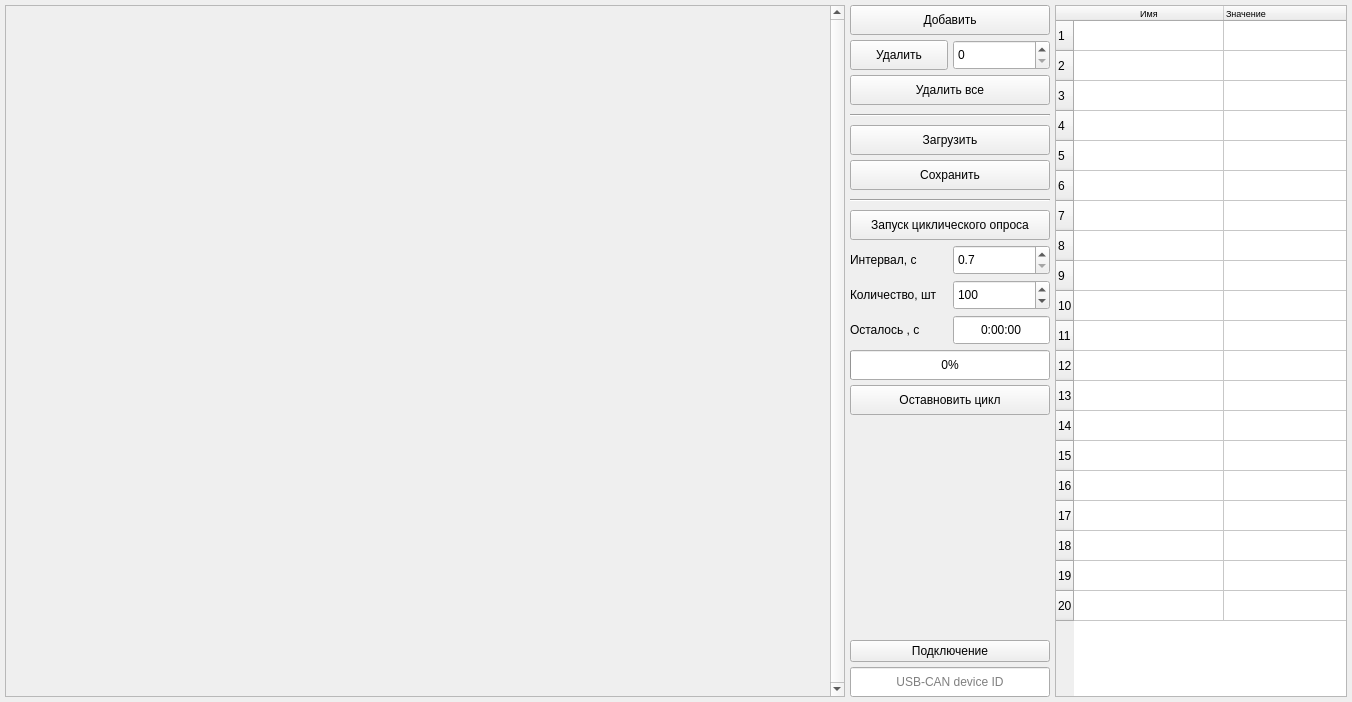
<?xml version="1.0" encoding="UTF-8"?>
<ui version="4.0">
 <class>Form</class>
 <widget class="QWidget" name="Form">
  <property name="geometry">
   <rect>
    <x>0</x>
    <y>0</y>
    <width>1352</width>
    <height>702</height>
   </rect>
  </property>
  <property name="windowTitle">
   <string>Form</string>
  </property>
  <layout class="QGridLayout" name="gridLayout" columnstretch="0,0,1" columnminimumwidth="0,0,1">
   <property name="leftMargin">
    <number>5</number>
   </property>
   <property name="topMargin">
    <number>5</number>
   </property>
   <property name="rightMargin">
    <number>5</number>
   </property>
   <property name="bottomMargin">
    <number>5</number>
   </property>
   <property name="spacing">
    <number>5</number>
   </property>
   <item row="0" column="0">
    <widget class="QScrollArea" name="scrollArea">
     <property name="enabled">
      <bool>true</bool>
     </property>
     <property name="sizePolicy">
      <sizepolicy hsizetype="Fixed" vsizetype="Expanding">
       <horstretch>0</horstretch>
       <verstretch>0</verstretch>
      </sizepolicy>
     </property>
     <property name="minimumSize">
      <size>
       <width>840</width>
       <height>550</height>
      </size>
     </property>
     <property name="frameShadow">
      <enum>QFrame::Sunken</enum>
     </property>
     <property name="lineWidth">
      <number>1</number>
     </property>
     <property name="verticalScrollBarPolicy">
      <enum>Qt::ScrollBarAlwaysOn</enum>
     </property>
     <property name="horizontalScrollBarPolicy">
      <enum>Qt::ScrollBarAlwaysOff</enum>
     </property>
     <property name="widgetResizable">
      <bool>true</bool>
     </property>
     <property name="alignment">
      <set>Qt::AlignLeading|Qt::AlignLeft|Qt::AlignTop</set>
     </property>
     <widget class="QWidget" name="unitsSArea">
      <property name="geometry">
       <rect>
        <x>0</x>
        <y>0</y>
        <width>821</width>
        <height>690</height>
       </rect>
      </property>
     </widget>
    </widget>
   </item>
   <item row="0" column="1">
    <layout class="QGridLayout" name="gridLayout_2">
     <property name="leftMargin">
      <number>0</number>
     </property>
     <property name="topMargin">
      <number>0</number>
     </property>
     <property name="rightMargin">
      <number>0</number>
     </property>
     <property name="bottomMargin">
      <number>0</number>
     </property>
     <property name="spacing">
      <number>5</number>
     </property>
     <item row="1" column="1">
      <widget class="QSpinBox" name="dltUnitNumSBox">
       <property name="sizePolicy">
        <sizepolicy hsizetype="Expanding" vsizetype="Fixed">
         <horstretch>0</horstretch>
         <verstretch>0</verstretch>
        </sizepolicy>
       </property>
       <property name="minimumSize">
        <size>
         <width>0</width>
         <height>30</height>
        </size>
       </property>
      </widget>
     </item>
     <item row="2" column="0" colspan="2">
      <widget class="QPushButton" name="dltAllUnitsPButt">
       <property name="sizePolicy">
        <sizepolicy hsizetype="Expanding" vsizetype="Fixed">
         <horstretch>0</horstretch>
         <verstretch>0</verstretch>
        </sizepolicy>
       </property>
       <property name="minimumSize">
        <size>
         <width>130</width>
         <height>30</height>
        </size>
       </property>
       <property name="text">
        <string>Удалить все</string>
       </property>
      </widget>
     </item>
     <item row="5" column="0" colspan="2">
      <widget class="QPushButton" name="saveCfgPButt">
       <property name="sizePolicy">
        <sizepolicy hsizetype="Expanding" vsizetype="Fixed">
         <horstretch>0</horstretch>
         <verstretch>0</verstretch>
        </sizepolicy>
       </property>
       <property name="minimumSize">
        <size>
         <width>130</width>
         <height>30</height>
        </size>
       </property>
       <property name="text">
        <string>Сохранить</string>
       </property>
      </widget>
     </item>
     <item row="3" column="0" colspan="2">
      <widget class="Line" name="line_9">
       <property name="minimumSize">
        <size>
         <width>0</width>
         <height>10</height>
        </size>
       </property>
       <property name="orientation">
        <enum>Qt::Horizontal</enum>
       </property>
      </widget>
     </item>
     <item row="1" column="0">
      <widget class="QPushButton" name="dltUnitPButt">
       <property name="sizePolicy">
        <sizepolicy hsizetype="Expanding" vsizetype="Fixed">
         <horstretch>0</horstretch>
         <verstretch>0</verstretch>
        </sizepolicy>
       </property>
       <property name="minimumSize">
        <size>
         <width>60</width>
         <height>30</height>
        </size>
       </property>
       <property name="text">
        <string>Удалить</string>
       </property>
      </widget>
     </item>
     <item row="0" column="0" colspan="2">
      <widget class="QPushButton" name="addUnitPButton">
       <property name="sizePolicy">
        <sizepolicy hsizetype="Expanding" vsizetype="Fixed">
         <horstretch>0</horstretch>
         <verstretch>0</verstretch>
        </sizepolicy>
       </property>
       <property name="minimumSize">
        <size>
         <width>200</width>
         <height>30</height>
        </size>
       </property>
       <property name="text">
        <string>Добавить</string>
       </property>
      </widget>
     </item>
     <item row="15" column="0" colspan="2">
      <spacer name="VSpacer">
       <property name="orientation">
        <enum>Qt::Vertical</enum>
       </property>
       <property name="sizeHint" stdset="0">
        <size>
         <width>190</width>
         <height>13</height>
        </size>
       </property>
      </spacer>
     </item>
     <item row="4" column="0" colspan="2">
      <widget class="QPushButton" name="loadCfgPButt">
       <property name="sizePolicy">
        <sizepolicy hsizetype="Expanding" vsizetype="Fixed">
         <horstretch>0</horstretch>
         <verstretch>0</verstretch>
        </sizepolicy>
       </property>
       <property name="minimumSize">
        <size>
         <width>130</width>
         <height>30</height>
        </size>
       </property>
       <property name="text">
        <string>Загрузить</string>
       </property>
      </widget>
     </item>
     <item row="8" column="0" colspan="2">
      <widget class="QPushButton" name="cycleStartPButton">
       <property name="minimumSize">
        <size>
         <width>0</width>
         <height>30</height>
        </size>
       </property>
       <property name="text">
        <string>Запуск циклического опроса</string>
       </property>
      </widget>
     </item>
     <item row="6" column="0" colspan="2">
      <widget class="Line" name="line_10">
       <property name="minimumSize">
        <size>
         <width>0</width>
         <height>10</height>
        </size>
       </property>
       <property name="orientation">
        <enum>Qt::Horizontal</enum>
       </property>
      </widget>
     </item>
     <item row="12" column="1">
      <widget class="QTimeEdit" name="cycleElapsedTimeEdit">
       <property name="minimumSize">
        <size>
         <width>0</width>
         <height>30</height>
        </size>
       </property>
       <property name="alignment">
        <set>Qt::AlignCenter</set>
       </property>
       <property name="buttonSymbols">
        <enum>QAbstractSpinBox::NoButtons</enum>
       </property>
       <property name="displayFormat">
        <string>H:mm:ss</string>
       </property>
      </widget>
     </item>
     <item row="10" column="1">
      <widget class="QDoubleSpinBox" name="cycleIntervalSBox_3">
       <property name="minimumSize">
        <size>
         <width>0</width>
         <height>30</height>
        </size>
       </property>
       <property name="decimals">
        <number>1</number>
       </property>
       <property name="minimum">
        <double>0.700000000000000</double>
       </property>
       <property name="maximum">
        <double>100000.000000000000000</double>
       </property>
       <property name="singleStep">
        <double>0.100000000000000</double>
       </property>
       <property name="value">
        <double>0.700000000000000</double>
       </property>
      </widget>
     </item>
     <item row="10" column="0">
      <widget class="QLabel" name="cycleIntervalLabel_3">
       <property name="minimumSize">
        <size>
         <width>0</width>
         <height>30</height>
        </size>
       </property>
       <property name="text">
        <string>Интервал, с</string>
       </property>
      </widget>
     </item>
     <item row="11" column="0">
      <widget class="QLabel" name="cycleNumLabel_3">
       <property name="minimumSize">
        <size>
         <width>0</width>
         <height>30</height>
        </size>
       </property>
       <property name="text">
        <string>Количество, шт</string>
       </property>
      </widget>
     </item>
     <item row="14" column="0" colspan="2">
      <widget class="QPushButton" name="cycleStopPButton">
       <property name="minimumSize">
        <size>
         <width>0</width>
         <height>30</height>
        </size>
       </property>
       <property name="text">
        <string>Оставновить цикл</string>
       </property>
      </widget>
     </item>
     <item row="12" column="0">
      <widget class="QLabel" name="cycleFullTimeLabel_3">
       <property name="minimumSize">
        <size>
         <width>0</width>
         <height>30</height>
        </size>
       </property>
       <property name="text">
        <string>Осталось , c</string>
       </property>
      </widget>
     </item>
     <item row="11" column="1">
      <widget class="QSpinBox" name="cycleNumSBox_3">
       <property name="minimumSize">
        <size>
         <width>0</width>
         <height>30</height>
        </size>
       </property>
       <property name="minimum">
        <number>1</number>
       </property>
       <property name="maximum">
        <number>100000</number>
       </property>
       <property name="value">
        <number>100</number>
       </property>
      </widget>
     </item>
     <item row="13" column="0" colspan="2">
      <widget class="QProgressBar" name="cyclePrBar">
       <property name="minimumSize">
        <size>
         <width>0</width>
         <height>30</height>
        </size>
       </property>
       <property name="value">
        <number>0</number>
       </property>
      </widget>
     </item>
     <item row="16" column="0" colspan="2">
      <widget class="QPushButton" name="connectionPButton">
       <property name="enabled">
        <bool>true</bool>
       </property>
       <property name="text">
        <string>Подключение</string>
       </property>
       <property name="flat">
        <bool>false</bool>
       </property>
      </widget>
     </item>
     <item row="17" column="0" colspan="2">
      <widget class="QLineEdit" name="devIDLEdit">
       <property name="enabled">
        <bool>true</bool>
       </property>
       <property name="minimumSize">
        <size>
         <width>0</width>
         <height>30</height>
        </size>
       </property>
       <property name="text">
        <string/>
       </property>
       <property name="alignment">
        <set>Qt::AlignCenter</set>
       </property>
       <property name="placeholderText">
        <string>USB-CAN device ID</string>
       </property>
      </widget>
     </item>
    </layout>
   </item>
   <item row="0" column="2">
    <widget class="QTableWidget" name="dataTWidget">
     <property name="sizePolicy">
      <sizepolicy hsizetype="Expanding" vsizetype="Expanding">
       <horstretch>0</horstretch>
       <verstretch>0</verstretch>
      </sizepolicy>
     </property>
     <property name="minimumSize">
      <size>
       <width>250</width>
       <height>0</height>
      </size>
     </property>
     <property name="horizontalScrollBarPolicy">
      <enum>Qt::ScrollBarAlwaysOff</enum>
     </property>
     <property name="sizeAdjustPolicy">
      <enum>QAbstractScrollArea::AdjustToContents</enum>
     </property>
     <property name="wordWrap">
      <bool>false</bool>
     </property>
     <property name="rowCount">
      <number>20</number>
     </property>
     <attribute name="horizontalHeaderCascadingSectionResizes">
      <bool>false</bool>
     </attribute>
     <attribute name="horizontalHeaderDefaultSectionSize">
      <number>0</number>
     </attribute>
     <attribute name="horizontalHeaderMinimumSectionSize">
      <number>150</number>
     </attribute>
     <attribute name="horizontalHeaderStretchLastSection">
      <bool>true</bool>
     </attribute>
     <attribute name="verticalHeaderDefaultSectionSize">
      <number>30</number>
     </attribute>
     <attribute name="verticalHeaderStretchLastSection">
      <bool>false</bool>
     </attribute>
     <row/>
     <row/>
     <row/>
     <row/>
     <row/>
     <row/>
     <row/>
     <row/>
     <row/>
     <row/>
     <row/>
     <row/>
     <row/>
     <row/>
     <row/>
     <row/>
     <row/>
     <row/>
     <row/>
     <row/>
     <column>
      <property name="text">
       <string notr="true">Имя</string>
      </property>
      <property name="font">
       <font>
        <pointsize>7</pointsize>
       </font>
      </property>
     </column>
     <column>
      <property name="text">
       <string>Значение</string>
      </property>
      <property name="font">
       <font>
        <pointsize>7</pointsize>
       </font>
      </property>
      <property name="textAlignment">
       <set>AlignLeading|AlignVCenter</set>
      </property>
     </column>
    </widget>
   </item>
  </layout>
 </widget>
 <resources/>
 <connections/>
</ui>
